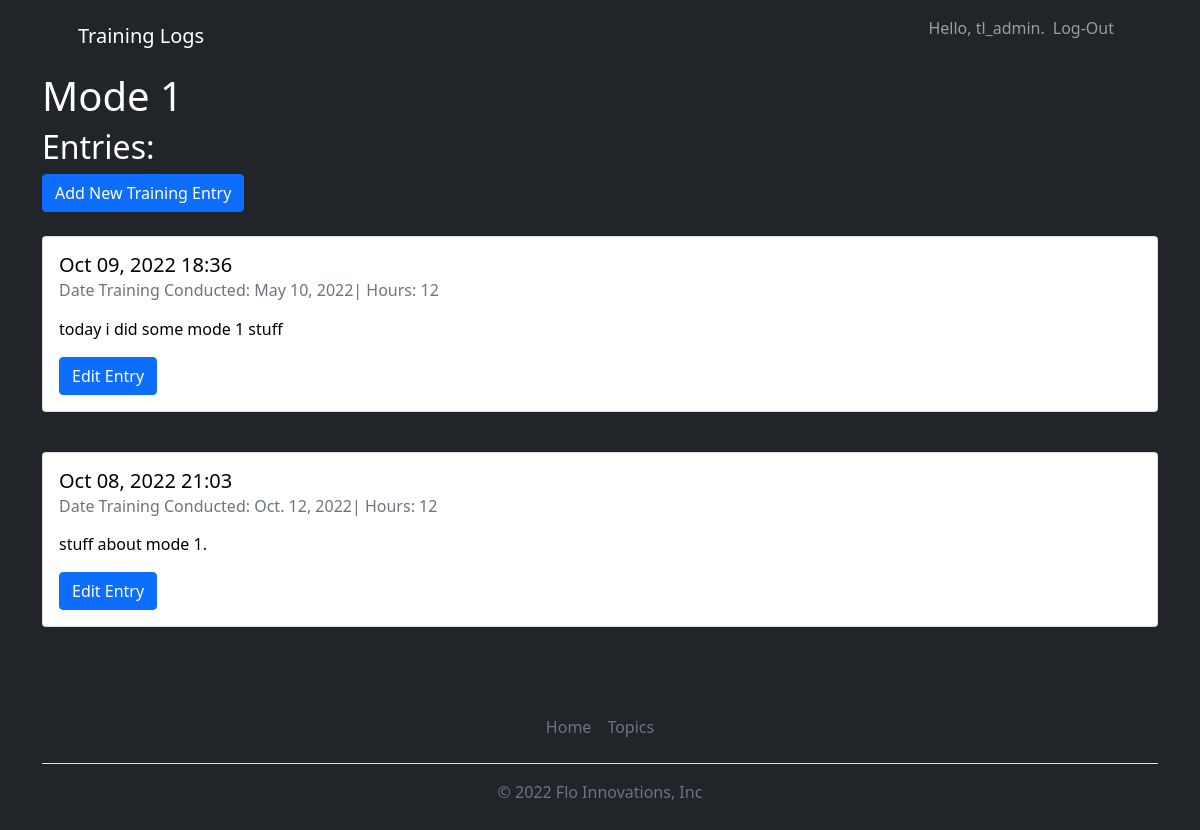
/topics/1 (signed in), run on the app's committed database.
### training_logs/models.py (models this page shows, shortened)
class Topic(models.Model):
    text = models.CharField(max_length=200)
    data_added = models.DateTimeField(auto_now_add = True)
    owner = models.ForeignKey(User, on_delete=models.CASCADE)
    def __str__(self):
        return self.text

class Entry(models.Model):
    topic = models.ForeignKey(Topic, on_delete=models.CASCADE)
    hours = models.IntegerField()
    date_training_conducted = models.DateField()
    text = models.TextField()
    date_added = models.DateTimeField(auto_now_add=True)
    class Meta:
        verbose_name_plural = 'entries'

### training_logs/views.py (the view)
# urls.py: path('topics/<int:topic_id>', views.topic, name='topic'),
@login_required
def topic(request, topic_id):
    topic = Topic.objects.get(id=topic_id)
    if topic.owner != request.user:
        raise Http404
    entries = topic.entry_set.order_by('-date_added')
    context = {'topic':topic, 'entries':entries}
    return render(request, 'training_logs/topic.html', context)

### training_logs/templates/training_logs/topic.html (shortened to what this page needs)
{% extends "training_logs/base.html" %}
{% block page_header %}<h1>{{ topic }}</h1>{% endblock page_header %}
{% block content %}
<h2>Entries:</h2>
<a class="btn btn-primary" href="{% url 'training_logs:new_entry' topic.id %}" role="button">Add New Training Entry</a>
{% for entry in entries %}
    <div class="card text-black mb-3">
        <div class="card-body">
        <h5 class="card-title">{{ entry.date_added|date:'M d, Y H:i ' }}</h5>
        <h6 class="card-subtitle mb-2 text-muted">Date Training Conducted: {{ entry.date_training_conducted}}| Hours: {{ entry.hours }} </h6>
        <p class="card-text">{{ entry.text| linebreaks }}</p>
        <a class="btn btn-primary" href="{% url 'training_logs:edit_entry' entry.id %}" role="button">Edit Entry</a>
        </div>
    </div>
{% endfor %}
{% endblock content %}

### training_logs/templates/training_logs/base.html (shortened to what this page needs)
{% load static %}
<!DOCTYPE html>
<html lang="en">
    <head>
        <link href="https://cdn.jsdelivr.net/npm/bootstrap-icons@1.5.0/font/bootstrap-icons.css" rel="stylesheet" />
        <link href="{% static 'css/styles.css' %}" rel="stylesheet" />
    </head>
    <body class="d-flex flex-column h-100 bg-dark text-white">
        <main class="flex-shrink-0">
            <nav class="navbar navbar-expand-lg navbar-dark bg-dark">
                <div class="container px-5">
                    <a class="navbar-brand" href="{% url 'training_logs:index' %}">Training Logs</a>
                    <div class="collapse navbar-collapse" id="navbarSupportedContent">
                        <ul class="navbar-nav ms-auto mb-2 mb-lg-0">
                            {% if user.is_authenticated %}
                                <li class="nav-item">
                                    <p class="navbar-text">Hello, {{ user.username }}.</p>
                                </li>
                                <li class="nav-item">
                                    <a class="nav-link" href="{% url 'users:logout' %}">Log-Out</a>
                                </li>
                            {% endif %}
                        </ul>
                    </div>
                </div>
            </nav>
  <body>
    <main role="main" class="container">
            {% block page_header %}{% endblock page_header %}
        <div>
            {% block content %}
            {% endblock content %}
        </div>
    </main>
  </body>
  <div class="container">
    <footer class="py-3 my-4">
      <ul class="nav justify-content-center border-bottom pb-3 mb-3">
        <li class="nav-item"><a href="{% url 'training_logs:index' %}" class="nav-link px-2 text-muted">Home</a></li>
        <li class="nav-item"><a href="{% url 'training_logs:topics' %}" class="nav-link px-2 text-muted">Topics</a></li>
      </ul>
      <p class="text-center text-muted">&copy; 2022 Flo Innovations, Inc</p>
    </footer>
  </div>
</html>

### data on the page
Topic: text "Mode 1"
Entry: date_added "Oct 09, 2022 18:36", date_training_conducted "May 10, 2022", hours "12", text "today i did some mode 1 stuff"
Entry: date_added "Oct 08, 2022 21:03", date_training_conducted "Oct. 12, 2022", hours "12", text "stuff about mode 1."

### other printed values
{{ user.username }} "tl_admin"
